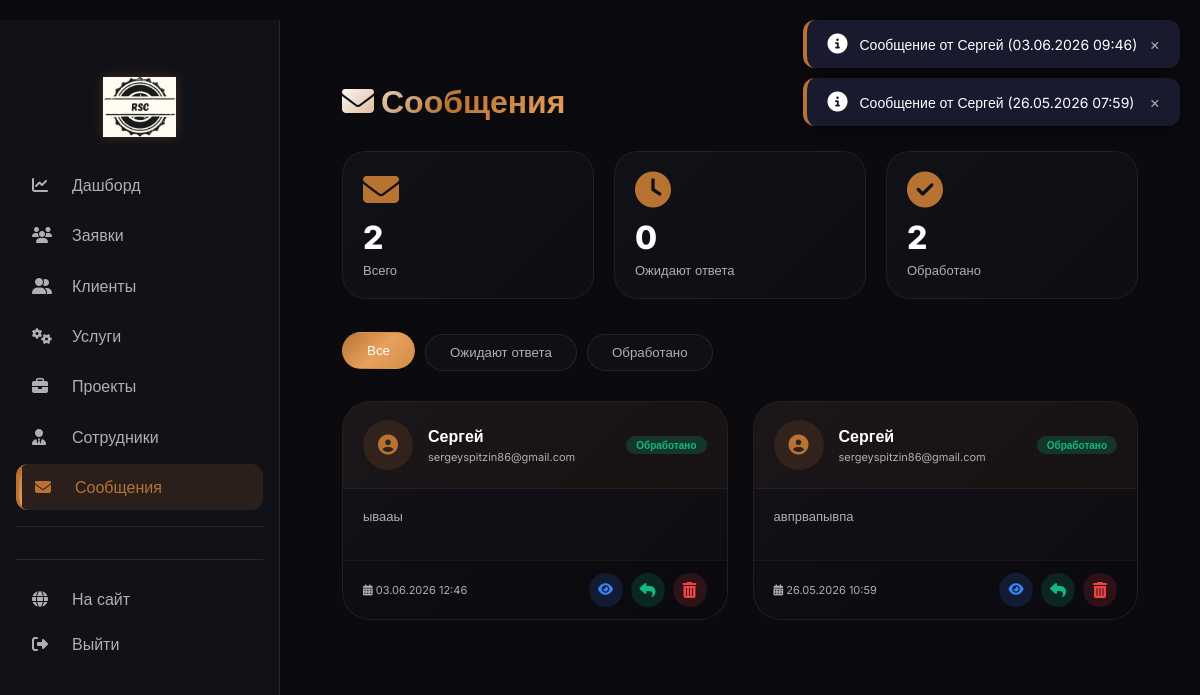
The app's page /leads/admin/messages/ (signed in) with its own data.
### leads/models.py (models this page shows)
class ContactMessage(models.Model):
    name = models.CharField(max_length=200)
    email = models.EmailField()
    phone = models.CharField(max_length=50, verbose_name="Телефон")
    message = models.TextField()
    created_at = models.DateTimeField(auto_now_add=True)
    is_processed = models.BooleanField(default=False)
    user = models.ForeignKey('users.User', on_delete=models.SET_NULL, null=True, blank=True, verbose_name="Отправитель")
    replied_by = models.ForeignKey('AdminUser', on_delete=models.SET_NULL, null=True, blank=True, verbose_name="Ответил", related_name='replied_messages')
    reply_text = models.TextField(blank=True, verbose_name="Текст ответа")
    replied_at = models.DateTimeField(blank=True, null=True, verbose_name="Дата ответа")
    def __str__(self):
        return f"Сообщение от {self.name} ({self.created_at.strftime('%d.%m.%Y %H:%M')})"

### leads/decorators.py (the view)
        def wrapper(request, *args, **kwargs):
            if not request.user.is_authenticated:
                messages.error(request, 'Необходимо войти в систему')
                return redirect('login')
            if not request.user.is_staff:
                messages.error(request, 'У вас нет доступа к этой странице')
                return redirect('index')
            try:
                admin_user = request.user.admin_profile
                user_permissions = admin_user.permissions
            except AdminUser.DoesNotExist:
                messages.error(request, 'Ошибка: профиль сотрудника не найден')
                return redirect('index')
            if user_permissions == 'full':
                return view_func(request, *args, **kwargs)
            if user_permissions not in allowed_permissions:
                messages.error(request, 'У вас недостаточно прав для выполнения этого действия')
                return redirect('admin_dashboard')
            return view_func(request, *args, **kwargs)

### leads/views/admin_messages.py (called while the page is built)
@permission_required(['full'])
def admin_messages(request):
    messages_list = ContactMessage.objects.all().order_by('-created_at')
    unread_count = messages_list.filter(is_processed=False).count()
    read_count = messages_list.filter(is_processed=True).count()
    return render(request, 'admin_panel/messages/list.html', {
        'messages': messages_list,
        'unread_count': unread_count,
        'read_count': read_count,
    })

### templates/admin_panel/messages/list.html (shortened to what this page needs)
﻿{% extends 'admin_panel/base.html' %}
{% load static %}
{% block extra_css %}
<link rel="stylesheet" href="{% static 'css/admin_panel/messages/list.css' %}">
{% endblock %}
{% block content %}
<div class="messages-container">
    <div class="messages-header">
        <h1><i class="fas fa-envelope"></i> Сообщения</h1>
    </div>
    <div class="stats-row">
        <div class="stat-card" data-filter="all">
            <div class="stat-icon"><i class="fas fa-envelope"></i></div>
            <div class="stat-number">{{ messages|length }}</div>
            <div class="stat-label">Всего</div>
        </div>
        <div class="stat-card" data-filter="pending">
            <div class="stat-icon"><i class="fas fa-clock"></i></div>
            <div class="stat-number" id="pendingCount">0</div>
            <div class="stat-label">Ожидают ответа</div>
        </div>
        <div class="stat-card" data-filter="processed">
            <div class="stat-icon"><i class="fas fa-check-circle"></i></div>
            <div class="stat-number" id="processedCount">0</div>
            <div class="stat-label">Обработано</div>
        </div>
    </div>
    <div class="filter-bar">
        <button class="filter-btn active" data-filter="all">Все</button>
        <button class="filter-btn" data-filter="pending">Ожидают ответа</button>
        <button class="filter-btn" data-filter="processed">Обработано</button>
    </div>
    <div class="messages-grid" id="messagesGrid">
        {% for msg in messages %}
        <div class="message-card" data-status="{% if msg.is_processed %}processed{% else %}pending{% endif %}" data-id="{{ msg.id }}">
            <div class="message-header">
                <div class="message-avatar"><i class="fas fa-user-circle"></i></div>
                <div class="message-info">
                    <div class="message-name">{{ msg.name|truncatechars:25 }}</div>
                    <div class="message-email">{{ msg.email }}</div>
                </div>
                <span class="badge {% if msg.is_processed %}badge-processed{% else %}badge-pending{% endif %}">
                    {% if msg.is_processed %}Обработано{% else %}Ожидает{% endif %}
                </span>
            </div>
            <div class="message-body">
                <div class="message-text">{{ msg.message|truncatechars:120 }}</div>
            </div>
            <div class="message-footer">
                <div class="message-date"><i class="fas fa-calendar-alt"></i> {{ msg.created_at|date:"d.m.Y H:i" }}</div>
                <div class="message-actions">
                    <button class="action-btn action-view" onclick="showMessageModal({{ msg.id }})" title="Просмотреть"><i class="fas fa-eye"></i></button>
                    <a href="{% url 'admin_message_reply' msg.id %}" class="action-btn action-reply" title="Ответить"><i class="fas fa-reply"></i></a>
                    <a href="{% url 'admin_message_delete' msg.id %}" class="action-btn action-delete" title="Удалить"><i class="fas fa-trash-alt"></i></a>
                </div>
            </div>
        </div>
        {% empty %}
        <div class="empty-state">
            <i class="fas fa-inbox"></i>
            <h3>Нет сообщений</h3>
            <p>Сообщения от клиентов будут отображаться здесь</p>
        </div>
        {% endfor %}
    </div>
</div>
{% endblock %}

### templates/admin_panel/base.html (shortened to what this page needs)
﻿{% load static %}
<!DOCTYPE html>
<html lang="ru">
<head>
    <link rel="stylesheet" href="https://cdnjs.cloudflare.com/ajax/libs/font-awesome/6.4.0/css/all.min.css">
    <link rel="stylesheet" href="{% static 'css/admin_panel/base.css' %}">
    {% block extra_css %}{% endblock %}
</head>
<body>
    <div class="admin-layout">
        <aside class="sidebar">
            <div class="logo">
                <a href="/leads/admin/dashboard/">
                    <img src="/media/logo/logo.png" alt="RSC Admin">
                </a>
            </div>
            <ul class="nav-menu">
                <li class="nav-item"><a href="/leads/admin/dashboard/" class="nav-link"><i class="fas fa-chart-line"></i> Дашборд</a></li>
                <li class="nav-item"><a href="/leads/admin/leads/" class="nav-link"><i class="fas fa-users"></i> Заявки</a></li>
                <li class="nav-item"><a href="/leads/admin/clients/" class="nav-link"><i class="fas fa-user-friends"></i> Клиенты</a></li>
                <li class="nav-item"><a href="/leads/admin/services/" class="nav-link"><i class="fas fa-cogs"></i> Услуги</a></li>
                <li class="nav-item"><a href="/leads/admin/projects/" class="nav-link"><i class="fas fa-briefcase"></i> Проекты</a></li>
                <li class="nav-item"><a href="/leads/admin/employees/" class="nav-link"><i class="fas fa-user-tie"></i> Сотрудники</a></li>
                <li class="nav-item"><a href="/leads/admin/messages/" class="nav-link"><i class="fas fa-envelope"></i> Сообщения</a></li>
                <li class="nav-divider"></li>
            </ul>
            <div class="footer-menu">
                <a href="/" class="nav-link"><i class="fas fa-globe"></i> На сайт</a>
                <a href="/users/logout/" class="nav-link"><i class="fas fa-sign-out-alt"></i> Выйти</a>
            </div>
        </aside>
        <main class="main-content">
            {% if messages %}
            <div class="toast-container">
                {% for message in messages %}
                <div class="toast {{ message.tags }}">
                    {% if message.tags == 'success' %}<i class="fas fa-check-circle"></i>
                    {% elif message.tags == 'error' %}<i class="fas fa-exclamation-circle"></i>
                    {% elif message.tags == 'warning' %}<i class="fas fa-exclamation-triangle"></i>
                    {% else %}<i class="fas fa-info-circle"></i>{% endif %}
                    <span class="message">{{ message }}</span>
                    <span class="close" onclick="this.parentElement.remove()">&times;</span>
                </div>
                {% endfor %}
            </div>
            {% endif %}
            {% block content %}{% endblock %}
        </main>
    </div>
</body>
</html>

### static/css/admin_panel/base.css (style rules this page uses)
* { margin: 0; padding: 0; box-sizing: border-box; }
body { background: #0a0a0f; color: #ffffff; font-family: 'Inter', sans-serif; }
.admin-layout { display: flex; min-height: 100vh; }
.sidebar { width: 280px; background: #111118; border-right: 1px solid rgba(184,115,51,0.2); padding: 2rem 1rem; position: fixed; height: 100vh; overflow-y: auto; }
.logo { text-align: center !important; padding: 15px 0 !important; margin: 10px 0 !important; transition: all 0.3s ease !important; }
.logo img { max-height: 60px !important; width: auto !important; display: inline-block !important; filter: drop-shadow(0 0 6px rgba(184,115,51,0.3)) !important; transition: transform 0.3s ease !important; }
.nav-menu { list-style: none; }
.nav-item { margin-bottom: 0.3rem; animation: fadeInLeft 0.3s ease backwards; }
.nav-item:nth-child(1) { animation-delay: 0.05s; }
.nav-item:nth-child(2) { animation-delay: 0.1s; }
.nav-item:nth-child(3) { animation-delay: 0.15s; }
.nav-item:nth-child(4) { animation-delay: 0.2s; }
.nav-item:nth-child(5) { animation-delay: 0.25s; }
.nav-item:nth-child(6) { animation-delay: 0.3s; }
.nav-item:nth-child(7) { animation-delay: 0.35s; }
.nav-link { display: flex; align-items: center; gap: 1rem; padding: 0.8rem 1rem; color: #b0b0b0; text-decoration: none; border-radius: 12px; transition: all 0.3s; position: relative; overflow: hidden; }
.nav-link i { width: 24px; }
.nav-link::before { content: ''; position: absolute; left: 0; top: 0; height: 100%; width: 3px; background: linear-gradient(135deg, #b87333, #e8a05e); transform: scaleY(0); transition: transform 0.3s; }
.nav-link.active { background: rgba(184,115,51,0.15); color: #b87333; border-left: 3px solid #b87333; }
.nav-link.active::before { transform: scaleY(1); }
.nav-divider { height: 1px; background: rgba(184,115,51,0.2); margin: 1rem 0; }
.footer-menu { margin-top: 2rem; padding-top: 1rem; border-top: 1px solid rgba(184,115,51,0.2); }
.main-content { flex: 1; margin-left: 280px; padding: 2rem; }
.toast-container { position: fixed; top: 20px; right: 20px; z-index: 9999; }
.toast { background: #1a1a2e; border-left: 4px solid #b87333; border-radius: 12px; padding: 14px 20px; margin-bottom: 10px; box-shadow: 0 4px 15px rgba(0,0,0,0.3); animation: slideIn 0.3s ease; display: flex; align-items: center; gap: 12px; min-width: 280px; }
.toast i { font-size: 20px; }
.toast .message { flex: 1; font-size: 14px; }
.toast .close { cursor: pointer; opacity: 0.6; transition: opacity 0.2s; }

### records on screen
ContactMessage: name+created_at "Сообщение от Сергей (03.06.2026 09:46)", name "Сергей", email "sergeyspitzin86@gmail.com", is_processed "Обработано", message "ывааы", created_at "03.06.2026 12:46"
ContactMessage: name+created_at "Сообщение от Сергей (26.05.2026 07:59)", name "Сергей", email "sergeyspitzin86@gmail.com", is_processed "Обработано", message "авпрвапывпа", created_at "26.05.2026 10:59"

### other values on screen
{{ messages|length }} "2"
